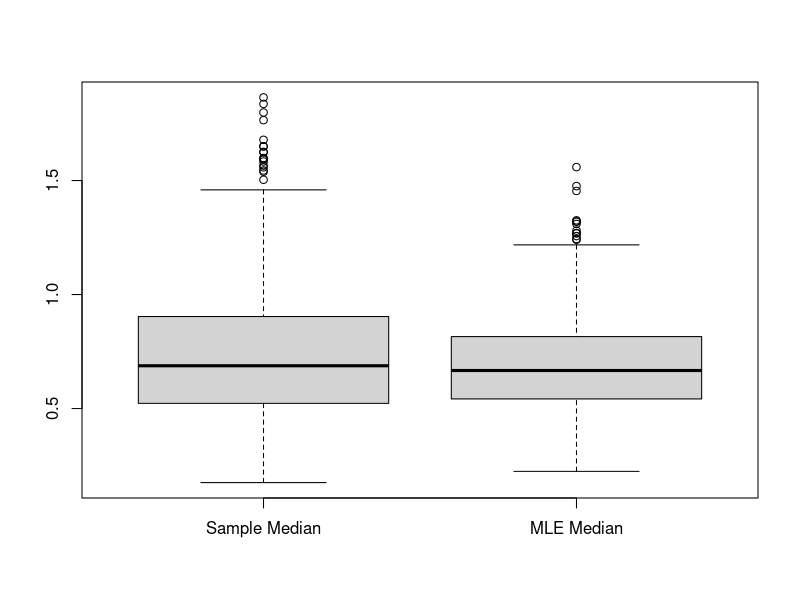

The R source for this figure:
xvalues = rexp(10000, rate=1)
xsamples = matrix(xvalues, nrow=1000)

sums = rowSums(xsamples)
rowAverages = sums/10
mles = 1/rowAverages

sampleMedians = seq(0,0,1000)
MLEmedians = seq(0,0,1000)

for (row in 1:nrow(xsamples))
{
  MLEmedians[row] = log(2) / mles[row]
  sampleMedians[row] = median(xsamples[row,])
}

boxplot(sampleMedians, MLEmedians,
        names = c("Sample Median", "MLE Median"))